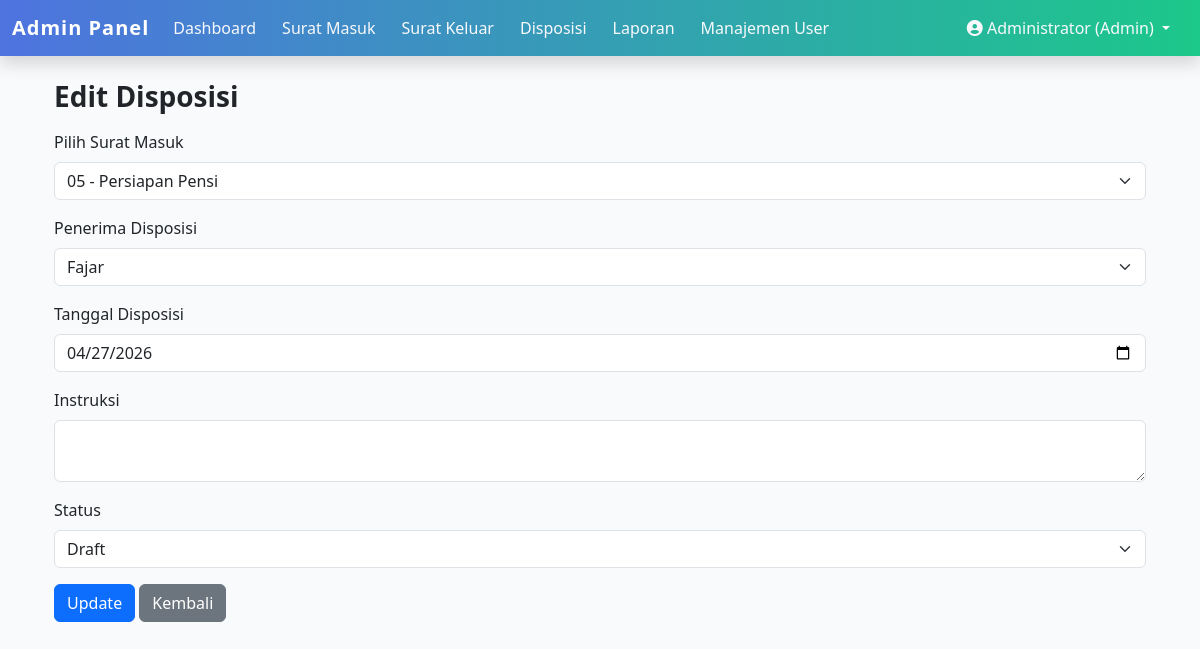
The app's page /admin/disposisi_edit.php?id=8 (signed in), older data.
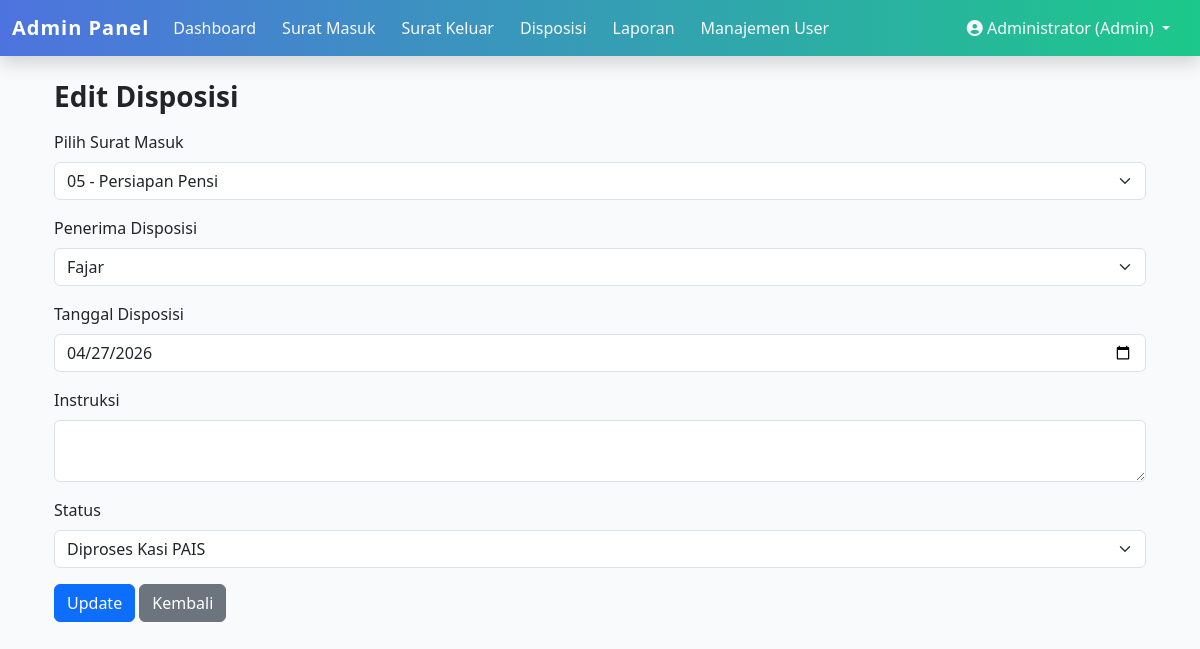
The same page, newer data.
### tables this page shows
CREATE TABLE `disposisi` (
  `id` int(11) NOT NULL,
  `surat_masuk_id` int(11) DEFAULT NULL,
  `pengirim_id` int(11) DEFAULT NULL,
  `penerima_id` int(11) DEFAULT NULL,
  `tgl_disposisi` date DEFAULT NULL,
  `instruksi` text DEFAULT NULL,
  `catatan_pimpinan` text DEFAULT NULL,
  `status` enum('draft','menunggu_verifikasi','terverifikasi','diproses_kasi_pais','selesai') DEFAULT 'draft',
  `created_at` timestamp NULL DEFAULT current_timestamp(),
  `updated_at` timestamp NULL DEFAULT current_timestamp() ON UPDATE current_timestamp()
);

CREATE TABLE `surat_masuk` (
  `id` int(11) NOT NULL,
  `no_agenda` varchar(50) DEFAULT NULL,
  `no_surat` varchar(100) DEFAULT NULL,
  `tgl_surat` date DEFAULT NULL,
  `tgl_diterima` date DEFAULT NULL,
  `pengirim` varchar(150) DEFAULT NULL,
  `instansi` varchar(150) DEFAULT NULL,
  `perihal` varchar(255) DEFAULT NULL,
  `kategori` varchar(100) DEFAULT NULL,
  `file_surat` varchar(255) DEFAULT NULL,
  `status` enum('draft','menunggu_verifikasi','terverifikasi','diproses_kasi_pais','selesai') DEFAULT 'draft',
  `created_at` timestamp NULL DEFAULT current_timestamp()
);

CREATE TABLE `users` (
  `id` int(11) NOT NULL,
  `nama` varchar(100) DEFAULT NULL,
  `email` varchar(100) DEFAULT NULL,
  `password` varchar(255) DEFAULT NULL,
  `role` varchar(20) NOT NULL,
  `created_at` timestamp NULL DEFAULT current_timestamp()
);

### includes/tracking.php (called while the page is built, shortened)
<?php
function getStatusSteps() {
    return [
        'draft'                 => 'Draft',
        'menunggu_verifikasi'   => 'Menunggu Verifikasi',
        'terverifikasi'         => 'Terverifikasi',
        'diproses_kasi_pais'    => 'Diproses Kasi PAIS',
        'selesai'               => 'Selesai',
    ];
}

### admin/disposisi_edit.php (the view, shortened to what this page needs)
<?php
include "../includes/tracking.php";
$id = intval($_GET['id']);
$result = mysqli_query($conn, "SELECT * FROM disposisi WHERE id=$id");
$disposisi = mysqli_fetch_assoc($result);
$surat = mysqli_query($conn, "SELECT id, no_surat, perihal FROM surat_masuk ORDER BY tgl_surat DESC");
$users = mysqli_query($conn, "SELECT id, nama FROM users ORDER BY nama ASC");
?>
<?php include "../includes/header.php"; ?>
<div class="container mt-4">
  <h3 class="fw-bold mb-3">Edit Disposisi</h3>
  <form method="POST">
    <div class="mb-3">
      <label class="form-label">Pilih Surat Masuk</label>
      <select name="surat_masuk_id" class="form-select" required>
        <?php while($s=mysqli_fetch_assoc($surat)): ?>
          <option value="<?= $s['id']; ?>" <?= $s['id']==$disposisi['surat_masuk_id']?'selected':'' ?>>
            <?= $s['no_surat']; ?> - <?= htmlspecialchars($s['perihal']); ?>
          </option>
        <?php endwhile; ?>
      </select>
    </div>
    <div class="mb-3">
      <label class="form-label">Penerima Disposisi</label>
      <select name="penerima_id" class="form-select" required>
        <?php while($u=mysqli_fetch_assoc($users)): ?>
          <option value="<?= $u['id']; ?>" <?= $u['id']==$disposisi['penerima_id']?'selected':'' ?>>
            <?= htmlspecialchars($u['nama']); ?>
          </option>
        <?php endwhile; ?>
      </select>
    </div>
    <div class="mb-3">
      <label class="form-label">Tanggal Disposisi</label>
      <input type="date" name="tgl_disposisi" value="<?= $disposisi['tgl_disposisi']; ?>" class="form-control" required>
    </div>
    <div class="mb-3">
      <label class="form-label">Instruksi</label>
      <textarea name="instruksi" class="form-control" required><?= htmlspecialchars($disposisi['instruksi']); ?></textarea>
    </div>
    <div class="mb-3">
      <label class="form-label">Status</label>
      <select name="status" class="form-select" required>
        <?php foreach (getStatusSteps() as $key => $label): ?>
          <option value="<?= $key; ?>" <?= $disposisi['status'] == $key ? 'selected' : ''; ?>><?= $label; ?></option>
        <?php endforeach; ?>
      </select>
    </div>
    <button type="submit" class="btn btn-primary">Update</button>
    <a href="disposisi.php" class="btn btn-secondary">Kembali</a>
  </form>
</div>
<?php include "../includes/footer.php"; ?>

Row changes from the older to the newer data that the page shows:
changed disposisi "05 - Persiapan Pensi": status (not shown) → "Diproses Kasi PAIS"
Text that changed along with them:
form field status: "Draft" → (not shown)
